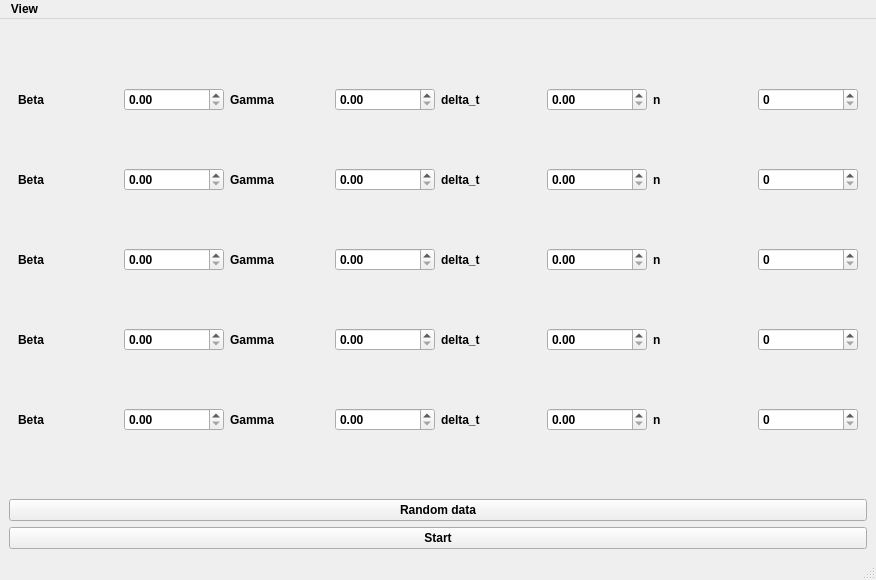
<?xml version="1.0" encoding="UTF-8"?>
<ui version="4.0">
 <class>MainWindow</class>
 <widget class="QMainWindow" name="MainWindow">
  <property name="geometry">
   <rect>
    <x>0</x>
    <y>0</y>
    <width>876</width>
    <height>580</height>
   </rect>
  </property>
  <property name="font">
   <font>
    <weight>75</weight>
    <bold>true</bold>
   </font>
  </property>
  <property name="windowTitle">
   <string>GISAXS simulation Siegen</string>
  </property>
  <widget class="QWidget" name="centralwidget">
   <layout class="QVBoxLayout" name="verticalLayout_2">
    <item>
     <layout class="QVBoxLayout" name="verticalLayout">
      <item>
       <widget class="QWidget" name="widgetPlot" native="true">
        <layout class="QVBoxLayout" name="verticalLayout_3">
         <item>
          <layout class="QHBoxLayout" name="horizontalLayout">
           <item>
            <widget class="QLabel" name="label">
             <property name="text">
              <string>Beta</string>
             </property>
            </widget>
           </item>
           <item>
            <widget class="QDoubleSpinBox" name="beta1SpinBox"/>
           </item>
           <item>
            <widget class="QLabel" name="label_2">
             <property name="text">
              <string>Gamma</string>
             </property>
            </widget>
           </item>
           <item>
            <widget class="QDoubleSpinBox" name="gamma1SpinBox"/>
           </item>
           <item>
            <widget class="QLabel" name="label_3">
             <property name="text">
              <string>delta_t</string>
             </property>
            </widget>
           </item>
           <item>
            <widget class="QDoubleSpinBox" name="deltaT1SpinBox"/>
           </item>
           <item>
            <widget class="QLabel" name="label_4">
             <property name="text">
              <string>n</string>
             </property>
            </widget>
           </item>
           <item>
            <widget class="QSpinBox" name="n1spinBox"/>
           </item>
          </layout>
         </item>
         <item>
          <layout class="QHBoxLayout" name="horizontalLayout_2">
           <item>
            <widget class="QLabel" name="label_8">
             <property name="text">
              <string>Beta</string>
             </property>
            </widget>
           </item>
           <item>
            <widget class="QDoubleSpinBox" name="beta2SpinBox"/>
           </item>
           <item>
            <widget class="QLabel" name="label_21">
             <property name="text">
              <string>Gamma</string>
             </property>
            </widget>
           </item>
           <item>
            <widget class="QDoubleSpinBox" name="gamma2SpinBox"/>
           </item>
           <item>
            <widget class="QLabel" name="label_7">
             <property name="text">
              <string>delta_t</string>
             </property>
            </widget>
           </item>
           <item>
            <widget class="QDoubleSpinBox" name="deltaT2SpinBox"/>
           </item>
           <item>
            <widget class="QLabel" name="label_6">
             <property name="text">
              <string>n</string>
             </property>
            </widget>
           </item>
           <item>
            <widget class="QSpinBox" name="n2spinBox"/>
           </item>
          </layout>
         </item>
         <item>
          <layout class="QHBoxLayout" name="horizontalLayout_3">
           <item>
            <widget class="QLabel" name="label_9">
             <property name="text">
              <string>Beta</string>
             </property>
            </widget>
           </item>
           <item>
            <widget class="QDoubleSpinBox" name="beta3SpinBox"/>
           </item>
           <item>
            <widget class="QLabel" name="label_10">
             <property name="text">
              <string>Gamma</string>
             </property>
            </widget>
           </item>
           <item>
            <widget class="QDoubleSpinBox" name="gamma3SpinBox"/>
           </item>
           <item>
            <widget class="QLabel" name="label_11">
             <property name="text">
              <string>delta_t</string>
             </property>
            </widget>
           </item>
           <item>
            <widget class="QDoubleSpinBox" name="deltaT3SpinBox"/>
           </item>
           <item>
            <widget class="QLabel" name="label_12">
             <property name="text">
              <string>n</string>
             </property>
            </widget>
           </item>
           <item>
            <widget class="QSpinBox" name="n3spinBox"/>
           </item>
          </layout>
         </item>
         <item>
          <layout class="QHBoxLayout" name="horizontalLayout_4">
           <item>
            <widget class="QLabel" name="label_13">
             <property name="text">
              <string>Beta</string>
             </property>
            </widget>
           </item>
           <item>
            <widget class="QDoubleSpinBox" name="beta4SpinBox"/>
           </item>
           <item>
            <widget class="QLabel" name="label_15">
             <property name="text">
              <string>Gamma</string>
             </property>
            </widget>
           </item>
           <item>
            <widget class="QDoubleSpinBox" name="gamma4SpinBox"/>
           </item>
           <item>
            <widget class="QLabel" name="label_17">
             <property name="text">
              <string>delta_t</string>
             </property>
            </widget>
           </item>
           <item>
            <widget class="QDoubleSpinBox" name="deltaT4SpinBox"/>
           </item>
           <item>
            <widget class="QLabel" name="label_19">
             <property name="text">
              <string>n</string>
             </property>
            </widget>
           </item>
           <item>
            <widget class="QSpinBox" name="n4spinBox"/>
           </item>
          </layout>
         </item>
         <item>
          <layout class="QHBoxLayout" name="horizontalLayout_5">
           <item>
            <widget class="QLabel" name="label_16">
             <property name="text">
              <string>Beta</string>
             </property>
            </widget>
           </item>
           <item>
            <widget class="QDoubleSpinBox" name="beta5SpinBox"/>
           </item>
           <item>
            <widget class="QLabel" name="label_14">
             <property name="text">
              <string>Gamma</string>
             </property>
            </widget>
           </item>
           <item>
            <widget class="QDoubleSpinBox" name="gamma5SpinBox"/>
           </item>
           <item>
            <widget class="QLabel" name="label_18">
             <property name="text">
              <string>delta_t</string>
             </property>
            </widget>
           </item>
           <item>
            <widget class="QDoubleSpinBox" name="deltaT5SpinBox"/>
           </item>
           <item>
            <widget class="QLabel" name="label_20">
             <property name="text">
              <string>n</string>
             </property>
            </widget>
           </item>
           <item>
            <widget class="QSpinBox" name="n5spinBox"/>
           </item>
          </layout>
         </item>
        </layout>
       </widget>
      </item>
      <item>
       <widget class="QPushButton" name="randomPushButton">
        <property name="text">
         <string>Random data</string>
        </property>
       </widget>
      </item>
      <item>
       <widget class="QPushButton" name="startButton">
        <property name="text">
         <string>Start</string>
        </property>
       </widget>
      </item>
     </layout>
    </item>
   </layout>
  </widget>
  <widget class="QMenuBar" name="menubar">
   <property name="geometry">
    <rect>
     <x>0</x>
     <y>0</y>
     <width>876</width>
     <height>21</height>
    </rect>
   </property>
   <widget class="QMenu" name="menusss">
    <property name="title">
     <string>View</string>
    </property>
   </widget>
   <addaction name="menusss"/>
  </widget>
  <widget class="QStatusBar" name="statusbar"/>
 </widget>
 <resources/>
 <connections/>
</ui>
